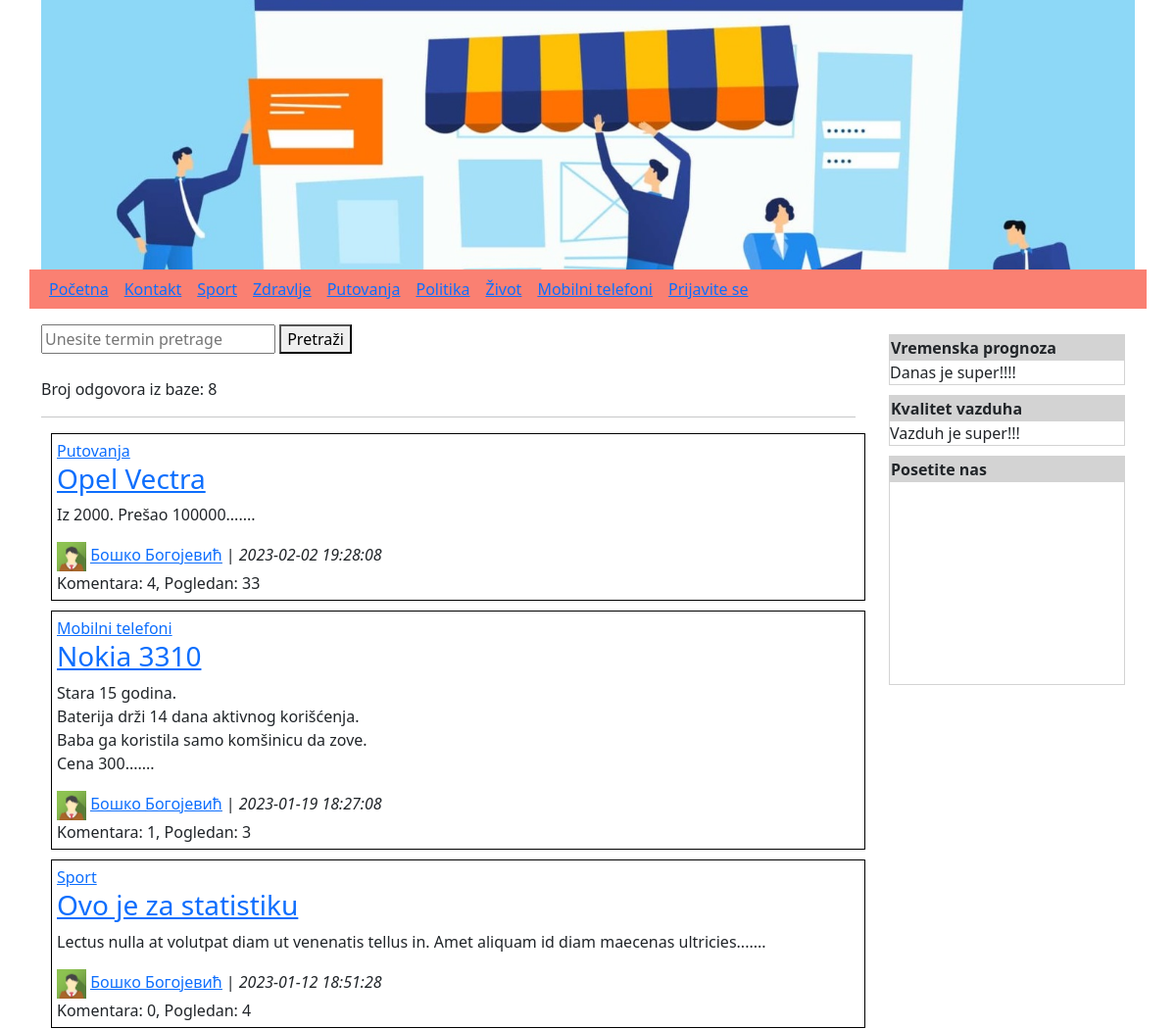
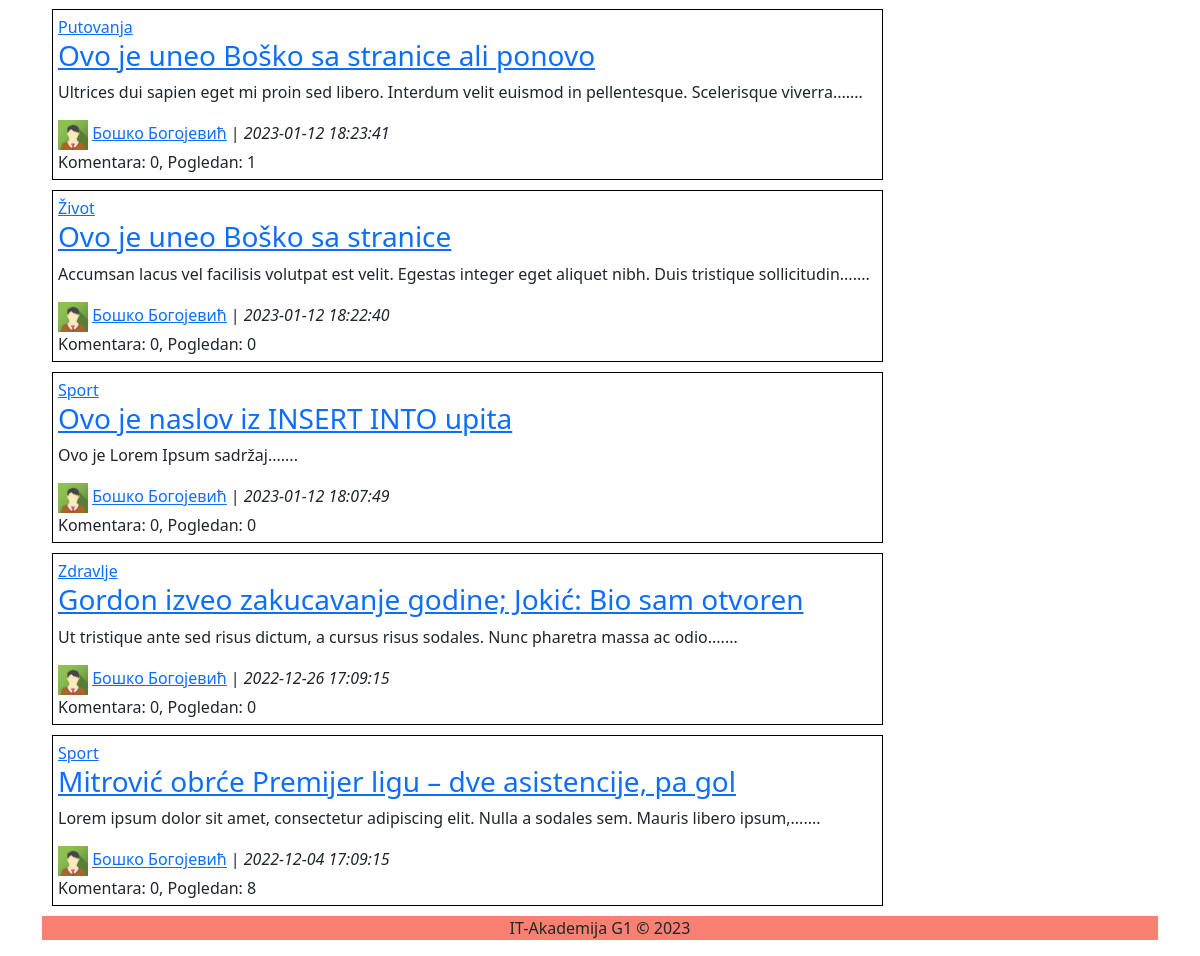
/index.php?autor=1, run on the app's committed database (2 pictures, top to bottom).
### tables this page shows
CREATE TABLE IF NOT EXISTS `kategorije` (
  `id` int(2) UNSIGNED NOT NULL AUTO_INCREMENT,
  `naziv` varchar(20) NOT NULL,
  PRIMARY KEY (`id`)
);

### klase/classBaza.php (called while the page is built, shortened)
<?php
class Baza{
    private $db;
    public function connect(){
        $this->db=@mysqli_connect("localhost", "root", "", "g1");
        return $this->db;
    }
    public function query($upit){
        return mysqli_query($this->db, $upit);
    }
    public function fetch_assoc($rez){
        return mysqli_fetch_assoc($rez);
    }
}
?>

### funkcije.php (called while the page is built, shortened)
<?php
function login(){
    return false;
}
?>

### _gornjimeni.php (the view)
<div class="row mb-3">
    <div class="col-12" style="background-color: salmon">
        <?php
        echo "<div class='link'><a href='index.php'>Početna</a></div>";
        echo "<div class='link'><a href='kontakt.php'>Kontakt</a></div>";
        $upit="SELECT * FROM kategorije";
        $rez=$db->query($upit);
        while($red=$db->fetch_assoc($rez))
            echo "<div class='link'><a href='index.php?kategorija={$red['id']}'>{$red['naziv']}</a></div>";
        if(login()){
            echo "<div class='link'><a href='odjava.php'><span id='spanPodaci'>{$_SESSION['podaci']}</span></a></div>";
        }else
            echo "<div class='link'><a href='prijava.php'>Prijavite se</a></div>";
        ?>
    </div>
</div>

### css/style.css (style rules this page uses)
.link { display: inline-block; padding:5px; margin:3px; }

### data on the page
kategorije: naziv "Sport"
kategorije: naziv "Zdravlje"
kategorije: naziv "Putovanja"
kategorije: naziv "Politika"
kategorije: naziv "Život"
kategorije: naziv "Mobilni telefoni"

### other printed values
$db->num_rows($rez) "8"
$red['naziv'] "Putovanja"
$red['naslov'] "Opel Vectra"
implode(" ", $niz) "Iz 2000. Prešao 100000"
$red['ime'] "Бошко"
$red['prezime'] "Богојевић"
$red['vremeK'] "2023-02-02 19:28:08"
$pomred->broj "4"
$red['pogledan'] "33"
$red['naziv'] "Mobilni telefoni"
$red['naslov'] "Nokia 3310"
implode(" ", $niz) "Stara 15 godina. Baterija drži 14 dana aktivnog korišćenja. Baba ga koristila samo komšinicu da zove. Cena 300"
$red['vremeK'] "2023-01-19 18:27:08"
$pomred->broj "1"
$red['pogledan'] "3"
